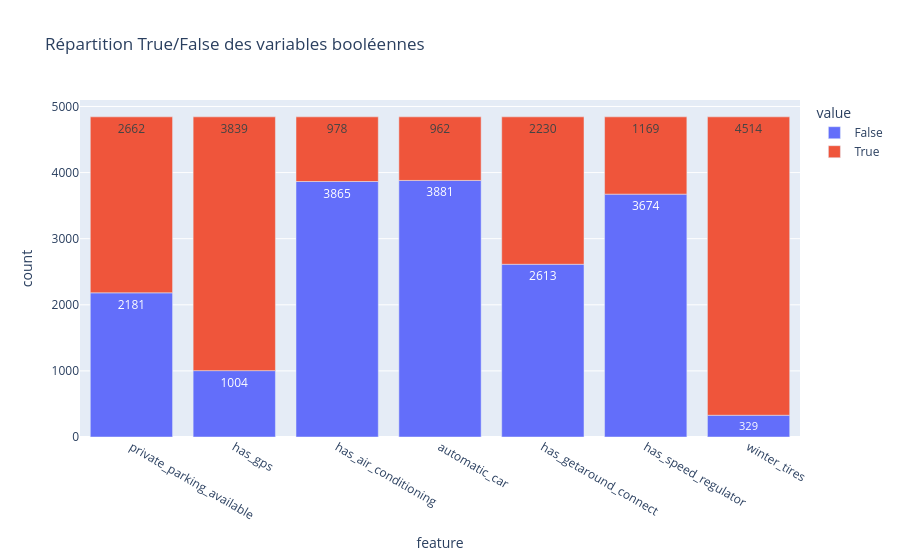

Notebook source saved alongside this figure:
### Code cell
bool_cols = [
    "private_parking_available", 
    "has_gps", 
    "has_air_conditioning", 
    "automatic_car", 
    "has_getaround_connect", 
    "has_speed_regulator", 
    "winter_tires"
]

# 2. Compter True / False pour chaque colonne
counts = pd.DataFrame({col: data[col].value_counts() for col in bool_cols}).T
counts = counts.fillna(0).astype(int)  # Nettoyage

# 3. Transformer en format long
counts = counts.reset_index().melt(id_vars="index", var_name="value", value_name="count")
counts.rename(columns={"index": "feature"}, inplace=True)

# 4. Bar chart empilé
fig = px.bar(
    counts,
    x="feature",
    y="count",
    color="value",
    barmode="relative",  # "relative" = proportion (100%)
    text="count",
    title="Répartition True/False des variables booléennes"
)
fig.show()

### Figure 1 — Plotly figure (JSON) as saved in the notebook; plotly's stock layout.template omitted (floating-point values rounded to 4 significant figures)
{"data": [{"hovertemplate": "value=False<br>feature=%{x}<br>count=%{text}<extra></extra>", "legendgroup": "False", "marker": {"color": "#636efa", "pattern": {"shape": ""}}, "name": "False", "orientation": "v", "showlegend": true, "text": [2181.0, 1004.0, 3865.0, 3881.0, 2613.0, 3674.0, 329.0], "textposition": "auto", "type": "bar", "x": ["private_parking_available", "has_gps", "has_air_conditioning", "automatic_car", "has_getaround_connect", "has_speed_regulator", "winter_tires"], "xaxis": "x", "y": [2181, 1004, 3865, 3881, 2613, 3674, 329], "yaxis": "y"}, {"hovertemplate": "value=True<br>feature=%{x}<br>count=%{text}<extra></extra>", "legendgroup": "True", "marker": {"color": "#EF553B", "pattern": {"shape": ""}}, "name": "True", "orientation": "v", "showlegend": true, "text": [2662.0, 3839.0, 978.0, 962.0, 2230.0, 1169.0, 4514.0], "textposition": "auto", "type": "bar", "x": ["private_parking_available", "has_gps", "has_air_conditioning", "automatic_car", "has_getaround_connect", "has_speed_regulator", "winter_tires"], "xaxis": "x", "y": [2662, 3839, 978, 962, 2230, 1169, 4514], "yaxis": "y"}], "layout": {"barmode": "relative", "legend": {"title": {"text": "value"}, "tracegroupgap": 0}, "title": {"text": "Répartition True/False des variables booléennes"}, "xaxis": {"anchor": "y", "domain": [0, 1], "title": {"text": "feature"}}, "yaxis": {"anchor": "x", "domain": [0, 1], "title": {"text": "count"}}}}
